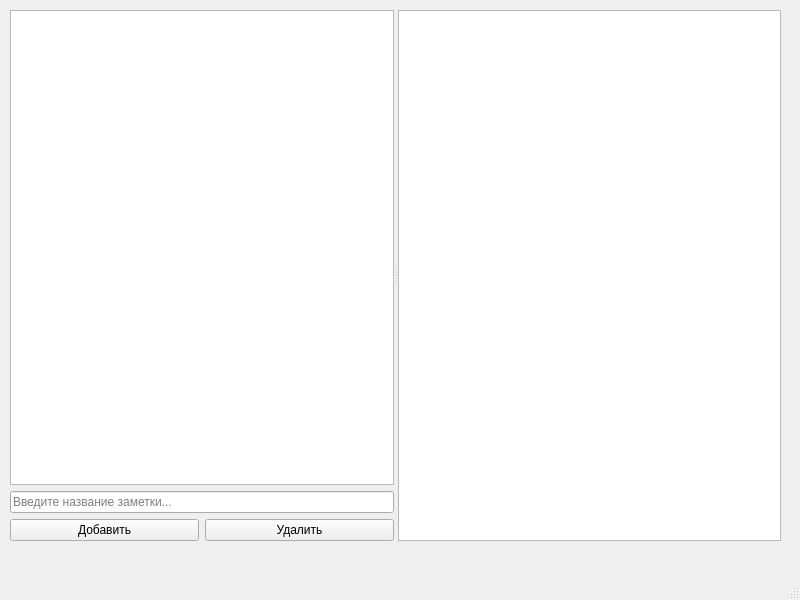
<?xml version="1.0" encoding="UTF-8"?>
<ui version="4.0">
 <class>MainWindow</class>
 <widget class="QMainWindow" name="MainWindow">
  <property name="geometry">
   <rect>
    <x>0</x>
    <y>0</y>
    <width>800</width>
    <height>600</height>
   </rect>
  </property>
  <property name="minimumSize">
   <size>
    <width>800</width>
    <height>600</height>
   </size>
  </property>
  <property name="maximumSize">
   <size>
    <width>800</width>
    <height>600</height>
   </size>
  </property>
  <property name="windowTitle">
   <string>MainWindow</string>
  </property>
  <widget class="QWidget" name="centralwidget">
   <widget class="QSplitter" name="splitter">
    <property name="geometry">
     <rect>
      <x>10</x>
      <y>10</y>
      <width>771</width>
      <height>531</height>
     </rect>
    </property>
    <property name="orientation">
     <enum>Qt::Horizontal</enum>
    </property>
    <widget class="QWidget" name="">
     <layout class="QVBoxLayout" name="verticalLayout">
      <item>
       <widget class="QListWidget" name="listWidget"/>
      </item>
      <item>
       <widget class="QLineEdit" name="lineEdit">
        <property name="inputMask">
         <string/>
        </property>
        <property name="text">
         <string/>
        </property>
        <property name="echoMode">
         <enum>QLineEdit::Normal</enum>
        </property>
        <property name="placeholderText">
         <string>Введите название заметки...</string>
        </property>
       </widget>
      </item>
      <item>
       <layout class="QHBoxLayout" name="horizontalLayout">
        <item>
         <widget class="QPushButton" name="addB">
          <property name="text">
           <string>Добавить</string>
          </property>
         </widget>
        </item>
        <item>
         <widget class="QPushButton" name="delB">
          <property name="text">
           <string>Удалить</string>
          </property>
         </widget>
        </item>
       </layout>
      </item>
     </layout>
    </widget>
    <widget class="QTextEdit" name="textEdit"/>
   </widget>
  </widget>
  <widget class="QMenuBar" name="menubar">
   <property name="geometry">
    <rect>
     <x>0</x>
     <y>0</y>
     <width>800</width>
     <height>21</height>
    </rect>
   </property>
  </widget>
  <widget class="QStatusBar" name="statusbar"/>
 </widget>
 <resources/>
 <connections/>
</ui>
